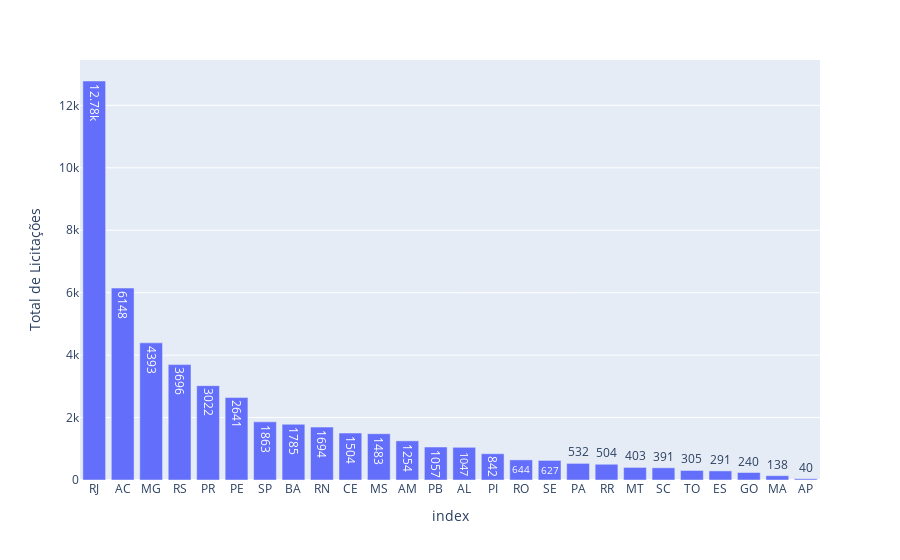

Notebook code for this chart:
### Code cell
import plotly.express as px
 
fig = px.bar(df2,x=df2.index,
            y='Total de Licitações',
            text_auto=True
            )
 #           values='Total de Licitações')
'''fig.update_layout(uniformtext_minsize=14, uniformtext_mode='hide')
fig.update_traces(root_color="lightgrey")
fig.update_layout(
    title_text='KPIs estatais'
)'''
fig.show()

### Figure 1 — Plotly figure (JSON) as saved in the notebook; plotly's stock layout.template omitted (floating-point values rounded to 4 significant figures)
{"data": [{"alignmentgroup": "True", "hovertemplate": "index=%{x}<br>Total de Licitações=%{y}<extra></extra>", "legendgroup": "", "marker": {"color": "#636efa", "pattern": {"shape": ""}}, "name": "", "offsetgroup": "", "orientation": "v", "showlegend": false, "textposition": "auto", "texttemplate": "%{y}", "type": "bar", "x": ["RJ", "AC", "MG", "RS", "PR", "PE", "SP", "BA", "RN", "CE", "MS", "AM", "PB", "AL", "PI", "RO", "SE", "PA", "RR", "MT", "SC", "TO", "ES", "GO", "MA", "AP"], "xaxis": "x", "y": [12780, 6148, 4393, 3696, 3022, 2641, 1863, 1785, 1694, 1504, 1483, 1254, 1057, 1047, 842, 644, 627, 532, 504, 403, 391, 305, 291, 240, 138, 40], "yaxis": "y"}], "layout": {"autosize": true, "barmode": "relative", "legend": {"tracegroupgap": 0}, "margin": {"t": 60}, "xaxis": {"anchor": "y", "autorange": true, "domain": [0, 1], "range": [-0.5, 25.5], "title": {"text": "index"}, "type": "category"}, "yaxis": {"anchor": "x", "autorange": true, "domain": [0, 1], "range": [0, 13450.0], "title": {"text": "Total de Licitações"}, "type": "linear"}}}
